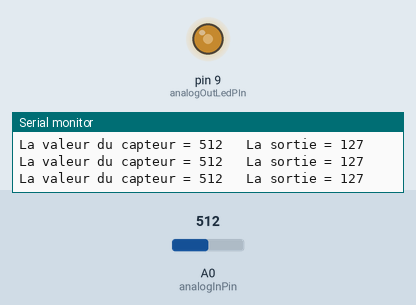
The sketch below on a simulated Arduino Uno, built with avr-gcc and run on an emulated ATmega328P. Shown: output pins drawn as LEDs (lit = HIGH), the last lines printed to the serial monitor. The test bench sets the inputs (shaded band); at power-on: A0 (analogInPin) = 512.

Above: at 1.2 s.
1.3 s: A0 (analogInPin) set to 420
At 1.8 s:
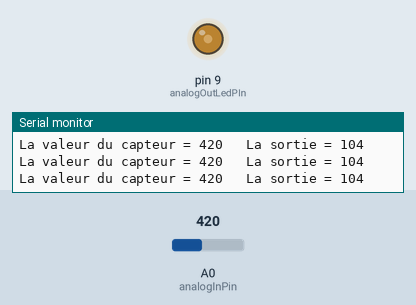
2.8 s: A0 (analogInPin) set to 384
At 4.0 s:
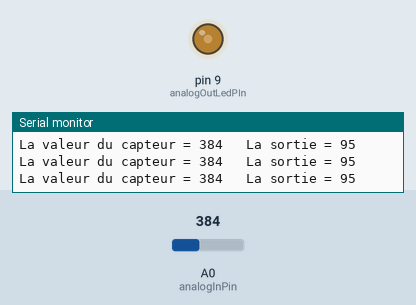
5.8 s: A0 (analogInPin) set to 716
At 6.6 s:
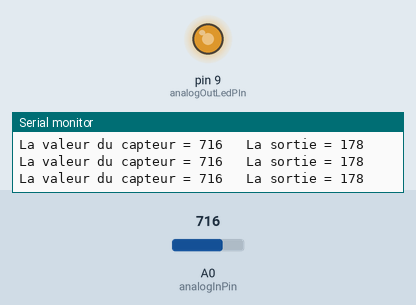
7.3 s: A0 (analogInPin) set to 985
At 7.6 s:
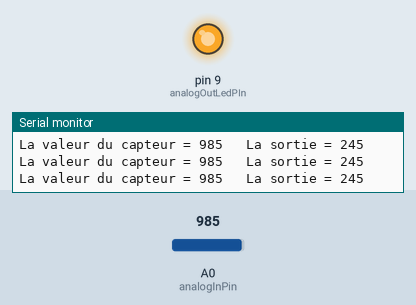
8.8 s: A0 (analogInPin) set to 1017
At 9.9 s:
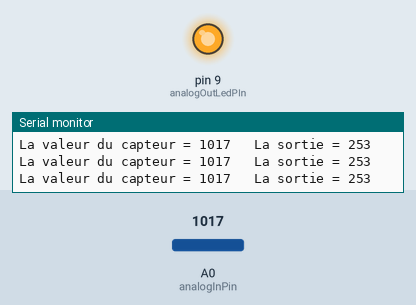
11.8 s: A0 (analogInPin) set to 122
At 12.7 s:
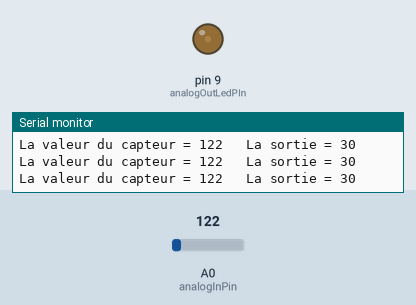
Timing chart, 0 to 14.3 s (numbered marks = the images above; inputs shaded):
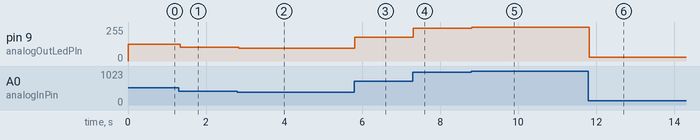

Measured:
- after the input at 1.3 s, pin 9 (analogOutLedPIn): 127/255 → 104/255 at once
- after the input at 2.8 s, pin 9 (analogOutLedPIn): 104/255 → 95/255 at once
- after the input at 5.8 s, pin 9 (analogOutLedPIn): 95/255 → 178/255 at once
- after the input at 7.3 s, pin 9 (analogOutLedPIn): 178/255 → 245/255 at once
- after the input at 8.8 s, pin 9 (analogOutLedPIn): 245/255 → 253/255 at once
- after the input at 11.8 s, pin 9 (analogOutLedPIn): 253/255 → 30/255 at once

The sketch:

Photoresitor.ino
```cpp
const int analogInPin = A0;
const int analogOutLedPIn = 9;

int sensorValue = 0;

int outLedValue = 0;

void setup() {
  pinMode(analogInPin, INPUT);
  pinMode(analogOutLedPIn, OUTPUT);

  Serial.begin(9600);
}

void loop() {
  sensorValue = analogRead(analogInPin);
  //outLedValue = (sensorValue * 255) / 1024;
  outLedValue = map(sensorValue, 0, 1023, 0, 255);

  analogWrite(analogOutLedPIn, outLedValue);

  Serial.print("La valeur du capteur = ");
  Serial.print(sensorValue);
  Serial.print("\t La sortie = ");
  Serial.println(outLedValue);
}
```
